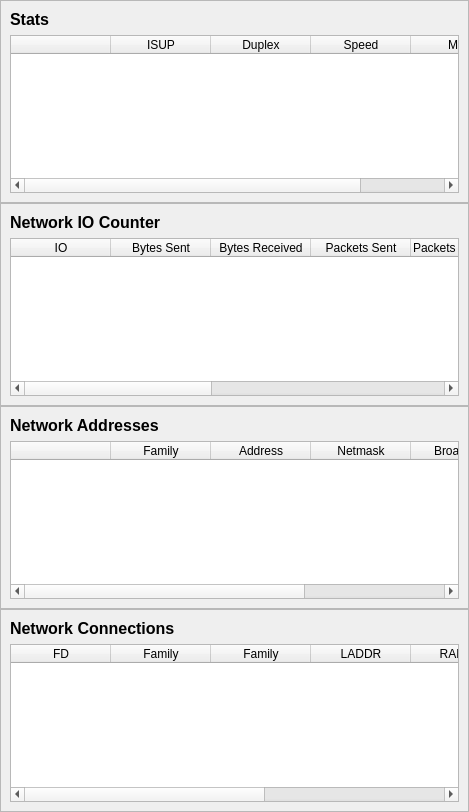
                <widget class="QWidget" name="scrollAreaWidgetContents">
                 <property name="geometry">
                  <rect>
                   <x>0</x>
                   <y>-279</y>
                   <width>469</width>
                   <height>812</height>
                  </rect>
                 </property>
                 <layout class="QVBoxLayout" name="verticalLayout_11">
                  <property name="spacing">
                   <number>0</number>
                  </property>
                  <property name="leftMargin">
                   <number>0</number>
                  </property>
                  <property name="topMargin">
                   <number>0</number>
                  </property>
                  <property name="rightMargin">
                   <number>0</number>
                  </property>
                  <property name="bottomMargin">
                   <number>0</number>
                  </property>
                  <item>
                   <widget class="QFrame" name="frame_9">
                    <property name="frameShape">
                     <enum>QFrame::StyledPanel</enum>
                    </property>
                    <property name="frameShadow">
                     <enum>QFrame::Raised</enum>
                    </property>
                    <layout class="QVBoxLayout" name="verticalLayout_12">
                     <item>
                      <widget class="QLabel" name="label_68">
                       <property name="font">
                        <font>
                         <pointsize>12</pointsize>
                         <weight>75</weight>
                         <bold>true</bold>
                        </font>
                       </property>
                       <property name="text">
                        <string>Stats</string>
                       </property>
                      </widget>
                     </item>
                     <item>
                      <widget class="QTableWidget" name="net_stats_table">
                       <property name="minimumSize">
                        <size>
                         <width>0</width>
                         <height>150</height>
                        </size>
                       </property>
                       <column>
                        <property name="text">
                         <string/>
                        </property>
                       </column>
                       <column>
                        <property name="text">
                         <string>ISUP</string>
                        </property>
                       </column>
                       <column>
                        <property name="text">
                         <string>Duplex</string>
                        </property>
                       </column>
                       <column>
                        <property name="text">
                         <string>Speed</string>
                        </property>
                       </column>
                       <column>
                        <property name="text">
                         <string>MTU</string>
                        </property>
                       </column>
                      </widget>
                     </item>
                    </layout>
                   </widget>
                  </item>
                  <item>
                   <widget class="QFrame" name="frame_10">
                    <property name="frameShape">
                     <enum>QFrame::StyledPanel</enum>
                    </property>
                    <property name="frameShadow">
                     <enum>QFrame::Raised</enum>
                    </property>
                    <layout class="QVBoxLayout" name="verticalLayout_13">
                     <item>
                      <widget class="QLabel" name="label_69">
                       <property name="font">
                        <font>
                         <pointsize>12</pointsize>
                         <weight>75</weight>
                         <bold>true</bold>
                        </font>
                       </property>
                       <property name="text">
                        <string>Network IO Counter</string>
                       </property>
                      </widget>
                     </item>
                     <item>
                      <widget class="QTableWidget" name="net_iocounter_table">
                       <property name="minimumSize">
                        <size>
                         <width>0</width>
                         <height>150</height>
                        </size>
                       </property>
                       <column>
                        <property name="text">
                         <string>IO</string>
                        </property>
                       </column>
                       <column>
                        <property name="text">
                         <string>Bytes Sent</string>
                        </property>
                       </column>
                       <column>
                        <property name="text">
                         <string>Bytes Received</string>
                        </property>
                       </column>
                       <column>
                        <property name="text">
                         <string>Packets Sent</string>
                        </property>
                       </column>
                       <column>
                        <property name="text">
                         <string>Packets Received</string>
                        </property>
                       </column>
                       <column>
                        <property name="text">
                         <string>ERR In</string>
                        </property>
                       </column>
                       <column>
                        <property name="text">
                         <string>ERR Out</string>
                        </property>
                       </column>
                       <column>
                        <property name="text">
                         <string>Drop In</string>
                        </property>
                       </column>
                       <column>
                        <property name="text">
                         <string>Drop Out</string>
                        </property>
                       </column>
                      </widget>
                     </item>
                    </layout>
                   </widget>
                  </item>
                  <item>
                   <widget class="QFrame" name="frame_11">
                    <property name="frameShape">
                     <enum>QFrame::StyledPanel</enum>
                    </property>
                    <property name="frameShadow">
                     <enum>QFrame::Raised</enum>
                    </property>
                    <layout class="QVBoxLayout" name="verticalLayout_14">
                     <item>
                      <widget class="QLabel" name="label_70">
                       <property name="font">
                        <font>
                         <pointsize>12</pointsize>
                         <weight>75</weight>
                         <bold>true</bold>
                        </font>
                       </property>
                       <property name="text">
                        <string>Network Addresses</string>
                       </property>
                      </widget>
                     </item>
                     <item>
                      <widget class="QTableWidget" name="net_addresses_table">
                       <property name="minimumSize">
                        <size>
                         <width>0</width>
                         <height>150</height>
                        </size>
                       </property>
                       <column>
                        <property name="text">
                         <string/>
                        </property>
                       </column>
                       <column>
                        <property name="text">
                         <string>Family</string>
                        </property>
                       </column>
                       <column>
                        <property name="text">
                         <string>Address</string>
                        </property>
                       </column>
                       <column>
                        <property name="text">
                         <string>Netmask</string>
                        </property>
                       </column>
                       <column>
                        <property name="text">
                         <string>Broadcast</string>
                        </property>
                       </column>
                       <column>
                        <property name="text">
                         <string>PTP</string>
                        </property>
                       </column>
                      </widget>
                     </item>
                    </layout>
                   </widget>
                  </item>
                  <item>
                   <widget class="QFrame" name="frame_12">
                    <property name="frameShape">
                     <enum>QFrame::StyledPanel</enum>
                    </property>
                    <property name="frameShadow">
                     <enum>QFrame::Raised</enum>
                    </property>
                    <layout class="QVBoxLayout" name="verticalLayout_15">
                     <item>
                      <widget class="QLabel" name="label_71">
                       <property name="font">
                        <font>
                         <pointsize>12</pointsize>
                         <weight>75</weight>
                         <bold>true</bold>
                        </font>
                       </property>
                       <property name="text">
                        <string>Network Connections</string>
                       </property>
                      </widget>
                     </item>
                     <item>
                      <widget class="QTableWidget" name="net_connections_table">
                       <property name="minimumSize">
                        <size>
                         <width>0</width>
                         <height>150</height>
                        </size>
                       </property>
                       <column>
                        <property name="text">
                         <string>FD</string>
                        </property>
                       </column>
                       <column>
                        <property name="text">
                         <string>Family</string>
                        </property>
                       </column>
                       <column>
                        <property name="text">
                         <string>Family</string>
                        </property>
                       </column>
                       <column>
                        <property name="text">
                         <string>LADDR</string>
                        </property>
                       </column>
                       <column>
                        <property name="text">
                         <string>RADDR</string>
                        </property>
                       </column>
                       <column>
                        <property name="text">
                         <string>Status</string>
                        </property>
                       </column>
                       <column>
                        <property name="text">
                         <string>PID</string>
                        </property>
                       </column>
                      </widget>
                     </item>
                    </layout>
                   </widget>
                  </item>
                 </layout>
                </widget>
